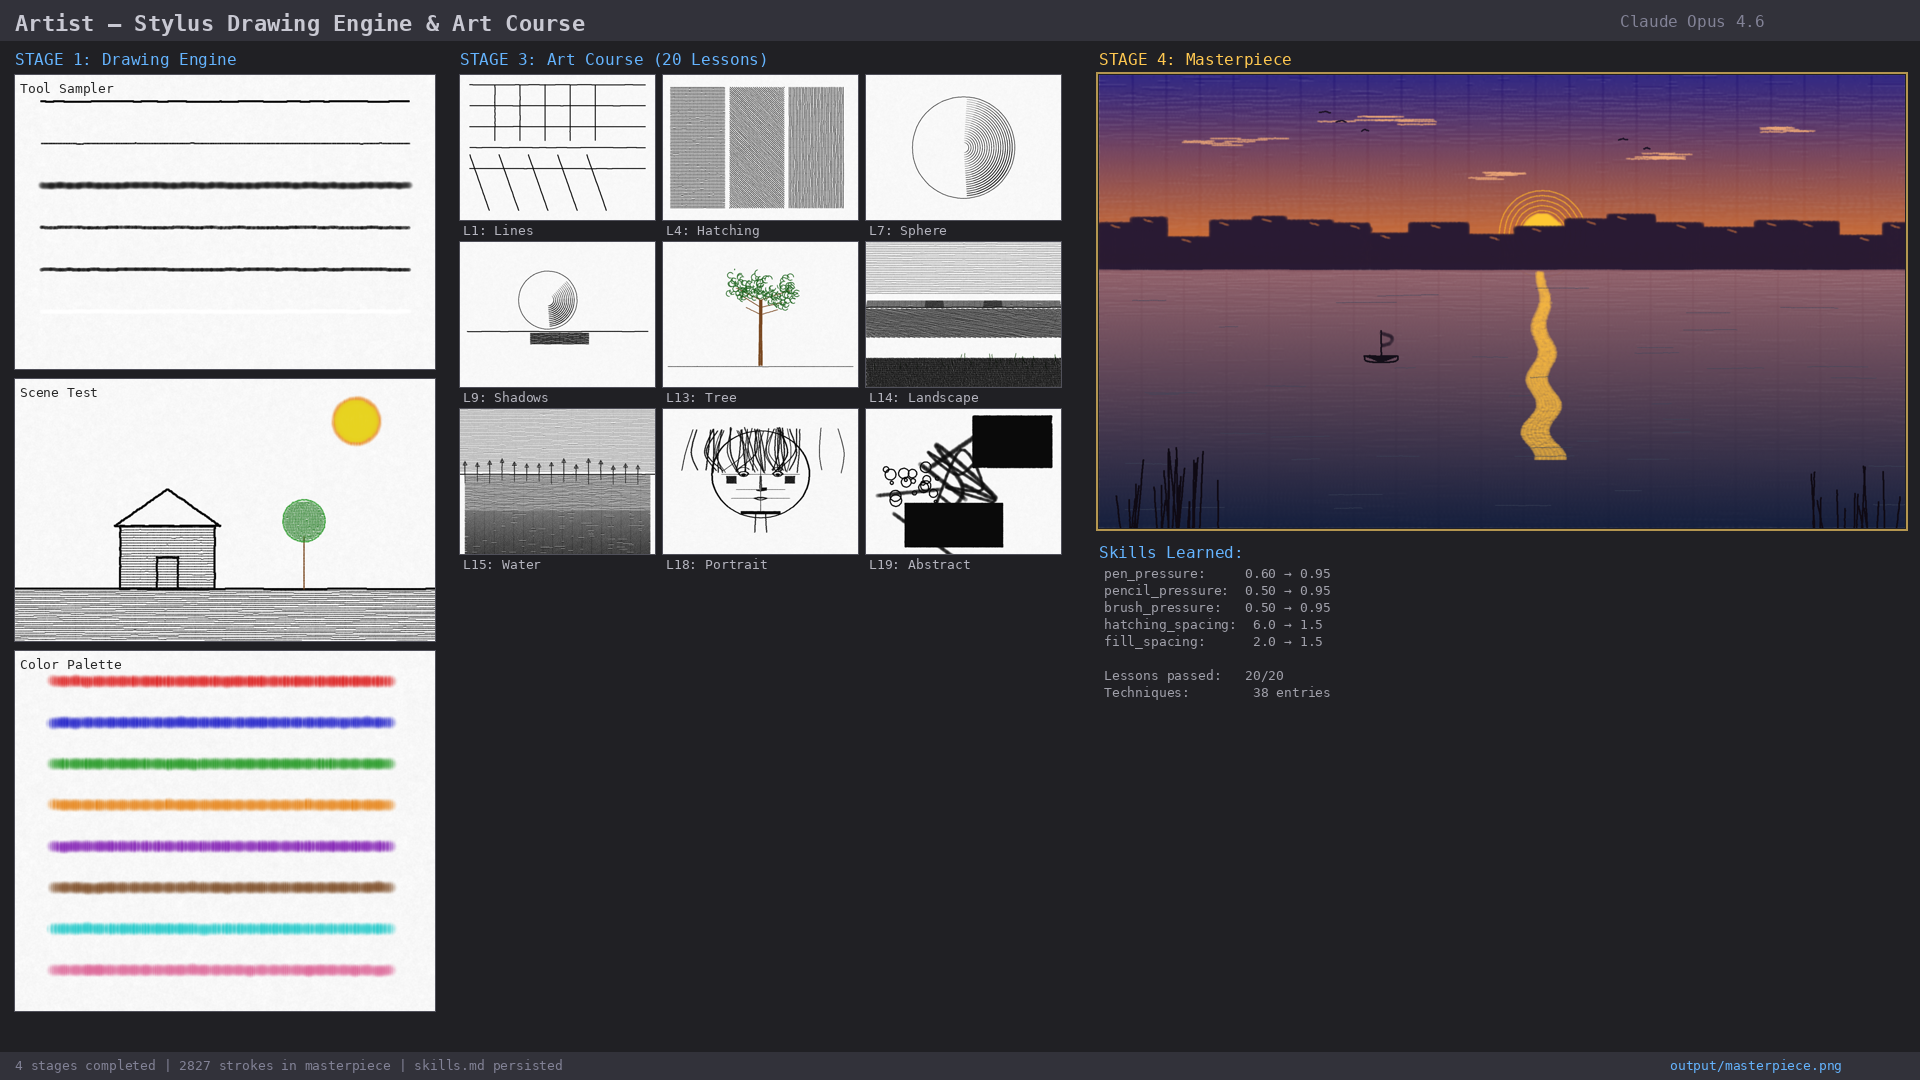

Generate this figure with Python:
"""Generate screenshot.png: a composite showing the artist project in action."""

import os
from PIL import Image, ImageDraw, ImageFont

HERE = os.path.dirname(__file__)
OUTPUT = os.path.join(HERE, "output")


def make_screenshot():
    """Create a composite screenshot showing the drawing engine and course results."""
    W, H = 1920, 1080
    bg_color = (32, 32, 36)
    canvas = Image.new("RGB", (W, H), bg_color)
    draw = ImageDraw.Draw(canvas)

    # Try to load a monospace font
    font_size = 16
    title_size = 22
    small_size = 13
    try:
        font = ImageFont.truetype("/usr/share/fonts/truetype/dejavu/DejaVuSansMono.ttf", font_size)
        title_font = ImageFont.truetype("/usr/share/fonts/truetype/dejavu/DejaVuSansMono-Bold.ttf", title_size)
        small_font = ImageFont.truetype("/usr/share/fonts/truetype/dejavu/DejaVuSansMono.ttf", small_size)
    except (OSError, IOError):
        font = ImageFont.load_default()
        title_font = font
        small_font = font

    # === Header bar ===
    header_h = 40
    draw.rectangle([(0, 0), (W, header_h)], fill=(50, 50, 58))
    draw.text((15, 10), "Artist — Stylus Drawing Engine & Art Course", fill=(200, 200, 210), font=title_font)
    draw.text((W - 300, 12), "Claude Opus 4.6", fill=(130, 130, 150), font=font)

    # === Left panel: Stage 1 tool sampler + scene ===
    panel_y = header_h + 10
    panel_x = 15

    draw.text((panel_x, panel_y), "STAGE 1: Drawing Engine", fill=(100, 180, 255), font=font)
    panel_y += 25

    # Load and place tool sampler
    sampler_path = os.path.join(OUTPUT, "stage1", "line_sampler.png")
    if os.path.exists(sampler_path):
        sampler = Image.open(sampler_path)
        sampler = sampler.resize((420, int(420 * sampler.height / sampler.width)))
        # Add border
        draw.rectangle([(panel_x - 1, panel_y - 1),
                         (panel_x + 420, panel_y + sampler.height)], outline=(80, 80, 90))
        canvas.paste(sampler, (panel_x, panel_y))
        draw.text((panel_x + 5, panel_y + 5), "Tool Sampler", fill=(40, 40, 40), font=small_font)
        panel_y += sampler.height + 10

    # Scene test
    scene_path = os.path.join(OUTPUT, "stage1", "scene_test.png")
    if os.path.exists(scene_path):
        scene = Image.open(scene_path)
        scene = scene.resize((420, int(420 * scene.height / scene.width)))
        draw.rectangle([(panel_x - 1, panel_y - 1),
                         (panel_x + 420, panel_y + scene.height)], outline=(80, 80, 90))
        canvas.paste(scene, (panel_x, panel_y))
        draw.text((panel_x + 5, panel_y + 5), "Scene Test", fill=(40, 40, 40), font=small_font)
        panel_y += scene.height + 10

    # Color test
    color_path = os.path.join(OUTPUT, "stage1", "color_test.png")
    if os.path.exists(color_path):
        color_img = Image.open(color_path)
        color_img = color_img.resize((420, int(420 * color_img.height / color_img.width)))
        cih = min(color_img.height, H - panel_y - 20)
        draw.rectangle([(panel_x - 1, panel_y - 1),
                         (panel_x + 420, panel_y + cih)], outline=(80, 80, 90))
        canvas.paste(color_img.crop((0, 0, 420, cih)), (panel_x, panel_y))
        draw.text((panel_x + 5, panel_y + 5), "Color Palette", fill=(40, 40, 40), font=small_font)

    # === Center panel: Lesson gallery (3x3 grid) ===
    grid_x = 460
    grid_y = header_h + 10
    draw.text((grid_x, grid_y), "STAGE 3: Art Course (20 Lessons)", fill=(100, 180, 255), font=font)
    grid_y += 25

    lesson_files = [
        ("L1: Lines", "lesson_01_attempt_1.png"),
        ("L4: Hatching", "lesson_04_attempt_1.png"),
        ("L7: Sphere", "lesson_07_attempt_1.png"),
        ("L9: Shadows", "lesson_09_attempt_1.png"),
        ("L13: Tree", "lesson_13_attempt_1.png"),
        ("L14: Landscape", "lesson_14_attempt_1.png"),
        ("L15: Water", "lesson_15_attempt_1.png"),
        ("L18: Portrait", "lesson_18_attempt_1.png"),
        ("L19: Abstract", "lesson_19_attempt_1.png"),
    ]

    thumb_w, thumb_h = 195, 145
    cols = 3
    for i, (label, fname) in enumerate(lesson_files):
        row, col = divmod(i, cols)
        tx = grid_x + col * (thumb_w + 8)
        ty = grid_y + row * (thumb_h + 22)

        fpath = os.path.join(OUTPUT, "stage3", fname)
        if os.path.exists(fpath):
            img = Image.open(fpath)
            img = img.resize((thumb_w, thumb_h))
            draw.rectangle([(tx - 1, ty - 1), (tx + thumb_w, ty + thumb_h)], outline=(80, 80, 90))
            canvas.paste(img, (tx, ty))
        draw.text((tx + 3, ty + thumb_h + 2), label, fill=(180, 180, 190), font=small_font)

    # === Right panel: Masterpiece ===
    mp_x = grid_x + cols * (thumb_w + 8) + 30
    mp_y = header_h + 10
    draw.text((mp_x, mp_y), "STAGE 4: Masterpiece", fill=(255, 200, 80), font=font)
    mp_y += 25

    mp_path = os.path.join(OUTPUT, "masterpiece.png")
    if os.path.exists(mp_path):
        mp = Image.open(mp_path)
        mp_w = W - mp_x - 15
        mp_h = int(mp_w * mp.height / mp.width)
        mp = mp.resize((mp_w, mp_h))
        # Decorative border
        draw.rectangle([(mp_x - 3, mp_y - 3), (mp_x + mp_w + 2, mp_y + mp_h + 2)],
                       outline=(180, 150, 80), width=2)
        canvas.paste(mp, (mp_x, mp_y))
        mp_y += mp_h + 15

    # Skills summary below masterpiece
    draw.text((mp_x, mp_y), "Skills Learned:", fill=(100, 180, 255), font=font)
    mp_y += 22
    skills_lines = [
        "pen_pressure:     0.60 → 0.95",
        "pencil_pressure:  0.50 → 0.95",
        "brush_pressure:   0.50 → 0.95",
        "hatching_spacing:  6.0 → 1.5",
        "fill_spacing:      2.0 → 1.5",
        "",
        "Lessons passed:   20/20",
        "Techniques:        38 entries",
    ]
    for line in skills_lines:
        if line:
            draw.text((mp_x + 5, mp_y), line, fill=(160, 160, 170), font=small_font)
        mp_y += 17

    # === Bottom status bar ===
    bar_y = H - 28
    draw.rectangle([(0, bar_y), (W, H)], fill=(50, 50, 58))
    draw.text((15, bar_y + 5), "4 stages completed | 2827 strokes in masterpiece | skills.md persisted",
              fill=(130, 130, 150), font=small_font)
    draw.text((W - 250, bar_y + 5), "output/masterpiece.png",
              fill=(100, 180, 255), font=small_font)

    # Save
    out_path = os.path.join(HERE, "screenshot.png")
    canvas.save(out_path, quality=95)
    print(f"Screenshot saved to {out_path}")
    return out_path


if __name__ == "__main__":
    make_screenshot()
